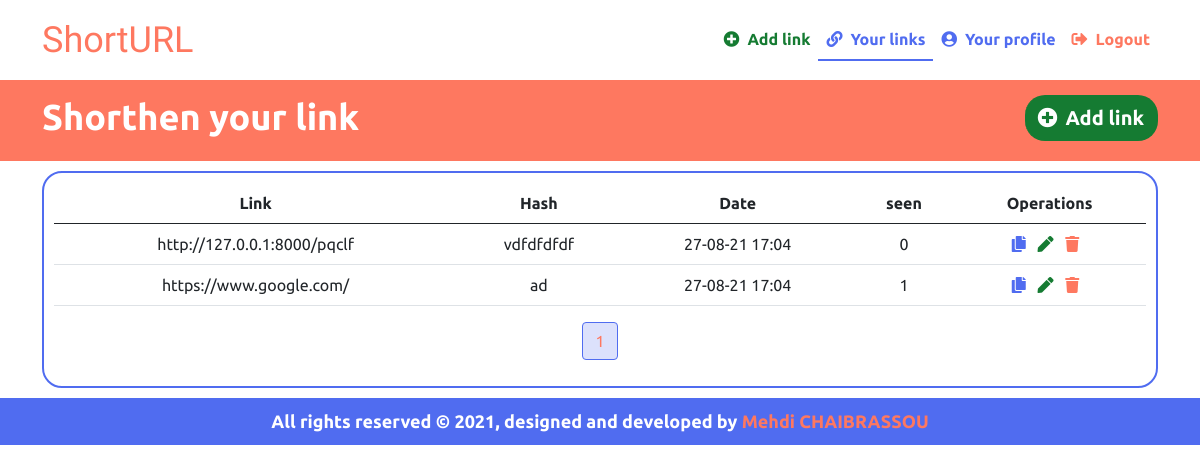
The app's page /links/ (signed in) with its own data.
### shorthen/models.py (models this page shows)
class UrlWithAccount(models.Model):
    url = models.URLField(max_length=255)
    shorthen_link_id = models.CharField(max_length=255,unique=True)
    date = models.DateTimeField(auto_now_add=True)
    seen = models.IntegerField(default=0)
    user = models.ForeignKey(User,on_delete=models.CASCADE)

### shorthen/views.py (the view)
# urls.py: path('links/',views.YourLinks,name="your_links"),
@login_required
def YourLinks(request):
    current_user = request.user
    links = UrlWithAccount.objects.filter(user=current_user)
    paginator = Paginator(links, 10)
    page_number = request.GET.get('page')
    page_obj = paginator.get_page(page_number)
    context={'links':page_obj,'yourLinksActive':'color-text-second_active'}
    return render(request,'pages/your_links.html',context)

### templates/pages/your_links.html (shortened to what this page needs)
{% extends '../models/base.html' %}
{% block content %}
<div class="bg-main">
  <div class="container">
    <div class="createLinkover">
      <div class="row">
        <div class="col-sm-6">
          <h1>Shorthen your link</h1>
        </div>
        <div class="col-sm-6 text-end">
          <a class="btn btn_add" href="{% url 'index' %}"><i class="fas fa-plus-circle me-2"></i>Add link</a>
        </div>
      </div>
    </div>
  </div>
</div>
<div class="">
  <div class="container">
    <div class="yourlink_table table-responsive">
      <table class="table table-hover text-center">
        <thead>
          <tr>
            <th>Link</th>
            <th>Hash</th>
            <th>Date</th>
            <th>seen</th>
            <th>Operations</th>
          </tr>
        </thead>
        <tbody>
          {% for link in links %}
          <tr>
            <td>{{ link.url }}</td>
            <td>{{ link.shorthen_link_id }}</td>
            <td>{{ link.date|date:"d-m-y H:i" }}</td>
            <td>{{ link.seen }}</td>
            <td>
              <a id="{{link.shorthen_link_id}}" onclick="return copyLink('{{link.shorthen_link_id}}')"
                class="btn_copy"><i class="fas fa-copy me-2"></i></a>
              <a href="{% url 'update_link' id=link.id %}" class="btn_update"><i class="fas fa-pen me-2"></i></a>
              <a href="#box{{link.shorthen_link_id}}" class="btn_delete" data-bs-toggle="modal" role="button"><i
                  class="fas fa-trash me-2"></i></a>
    </div>
    {% empty %}
    <div class="alert alert-success border" role="alert">
      You don't have a links
    </div>
    {% endfor %}
    <nav class="w-100">
      <ul class="pagination d-flex justify-content-center">
        {% for i in links.paginator.page_range %}
          {% if links.number == i %}
          <li class="page-item"><a class="page-link selected" href="?page={{ i }}">{{ i }}</a></li>
          {% elif i > links.number|add:'-5' and i < links.number|add:'5' %}
          <li class="page-item"><a class="page-link" href="?page={{ i }}">{{i}}</a></li>
          {% endif %}
        {% endfor %}
      </ul>
    </nav>
  </div>
{% load static %}
{% endblock %}

### templates/static/style.css (style rules this page uses)
:root { --primary: #FE7860; --second: #506CF0; --white: #FFFFFF; --black: #000000; --gris: #A6C0CD; --green: #157B32; --primary_rbg_code: 254, 120, 96; --green_rbg_code: 21, 123, 50; --second_rbg_code: 80,108,240; }
body { font-family: 'Ubuntu', sans-serif; }
.bg-main { background-color: var(--primary); }
h1 { color: var(--white); font-weight: bold; font-size: 36px; }
.createLinkover { padding: 15px 0px; }
* { box-sizing: border-box; }
.btn_add { font-weight: bold; font-size: 20px; background-color: var(--green); color: var(--white); border-radius: 20px; border: 2px solid var(--green); width: auto; height: auto; border-left: none; }
.btn_copy { color: var(--second); }
.btn_update { color: var(--green); }
.btn_delete { color: var(--primary); }
.yourlink_table { border: 2px solid var(--second); border-radius: 20px; margin: 10px 0px; padding: 10px; }
.page-link { color: var(--second); border-color: var(--second); }
.selected { background-color: rgba(var(--second_rbg_code), 0.2); color: var(--primary); border-color: var(--second); }

### records on screen
UrlWithAccount: url "http://127.0.0.1:8000/pqclf", shorthen_link_id "vdfdfdfdf", date "27-08-21 17:04", seen "0"
UrlWithAccount: url "https://www.google.com/", shorthen_link_id "ad", date "27-08-21 17:04", seen "1"

### other values on screen
{{ i }} "1"
